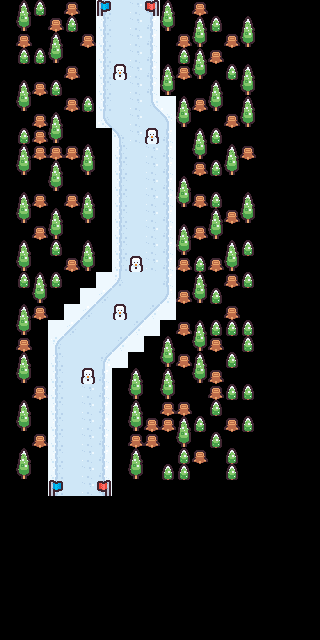

This game map was drawn from its Tiled (.tmx) file and the tilesets committed beside it. A one-line description and the full map source follow:
An orthogonal 20x40 tile map with 16x16 px tiles, 2 tile layers (Path, Decoration) and 7 objects (Trail, Player).

<map version="1.10" tiledversion="1.11.2" orientation="orthogonal" renderorder="right-down" width="20" height="40" tilewidth="16" tileheight="16" infinite="0" nextlayerid="8" nextobjectid="81">
 <editorsettings>
  <export target="../assets/tiles/Level1.tmx" format="tmx" />
 </editorsettings>
 <properties>
  <property name="Star1" type="int" value="2" />
  <property name="Star2" type="int" value="3" />
  <property name="Star3" type="int" value="4" />
 </properties>
 <tileset firstgid="1" source="tilemap_packed.tsx" />
 <layer id="1" name="Path" width="20" height="40">
  <data encoding="csv">
0,0,0,0,0,0,2,3,4,5,0,0,0,0,0,0,0,0,0,0,
0,0,0,0,0,0,2,3,4,5,0,0,0,0,0,0,0,0,0,0,
0,0,0,0,0,0,2,3,4,5,0,0,0,0,0,0,0,0,0,0,
0,0,0,0,0,0,2,3,4,5,0,0,0,0,0,0,0,0,0,0,
0,0,0,0,0,0,2,3,4,5,0,0,0,0,0,0,0,0,0,0,
0,0,0,0,0,0,2,3,4,5,0,0,0,0,0,0,0,0,0,0,
0,0,0,0,0,0,2,3,4,16,17,0,0,0,0,0,0,0,0,0,
0,0,0,0,0,0,25,3,4,3,18,0,0,0,0,0,0,0,0,0,
0,0,0,0,0,0,0,51,4,3,5,0,0,0,0,0,0,0,0,0,
0,0,0,0,0,0,0,2,3,4,5,0,0,0,0,0,0,0,0,0,
0,0,0,0,0,0,0,2,3,4,5,0,0,0,0,0,0,0,0,0,
0,0,0,0,0,0,0,2,3,4,5,0,0,0,0,0,0,0,0,0,
0,0,0,0,0,0,0,2,3,4,5,0,0,0,0,0,0,0,0,0,
0,0,0,0,0,0,0,2,3,4,5,0,0,0,0,0,0,0,0,0,
0,0,0,0,0,0,0,2,3,4,5,0,0,0,0,0,0,0,0,0,
0,0,0,0,0,0,0,2,3,4,5,0,0,0,0,0,0,0,0,0,
0,0,0,0,0,0,0,2,3,4,5,0,0,0,0,0,0,0,0,0,
0,0,0,0,0,0,1,15,3,3,5,0,0,0,0,0,0,0,0,0,
0,0,0,0,0,1,26,3,3,3,30,0,0,0,0,0,0,0,0,0,
0,0,0,0,1,26,3,3,3,41,1,0,0,0,0,0,0,0,0,0,
0,0,0,1,26,3,3,3,41,1,0,0,0,0,0,0,0,0,0,0,
0,0,0,13,3,3,3,41,1,0,0,0,0,0,0,0,0,0,0,0,
0,0,0,2,3,3,52,1,0,0,0,0,0,0,0,0,0,0,0,0,
0,0,0,2,3,4,5,0,0,0,0,0,0,0,0,0,0,0,0,0,
0,0,0,2,3,4,5,0,0,0,0,0,0,0,0,0,0,0,0,0,
0,0,0,2,3,4,5,0,0,0,0,0,0,0,0,0,0,0,0,0,
0,0,0,2,3,4,5,0,0,0,0,0,0,0,0,0,0,0,0,0,
0,0,0,2,3,4,5,0,0,0,0,0,0,0,0,0,0,0,0,0,
0,0,0,2,3,4,5,0,0,0,0,0,0,0,0,0,0,0,0,0,
0,0,0,2,3,4,5,0,0,0,0,0,0,0,0,0,0,0,0,0,
0,0,0,2,3,4,5,0,0,0,0,0,0,0,0,0,0,0,0,0,
0,0,0,0,0,0,0,0,0,0,0,0,0,0,0,0,0,0,0,0,
0,0,0,0,0,0,0,0,0,0,0,0,0,0,0,0,0,0,0,0,
0,0,0,0,0,0,0,0,0,0,0,0,0,0,0,0,0,0,0,0,
0,0,0,0,0,0,0,0,0,0,0,0,0,0,0,0,0,0,0,0,
0,0,0,0,0,0,0,0,0,0,0,0,0,0,0,0,0,0,0,0,
0,0,0,0,0,0,0,0,0,0,0,0,0,0,0,0,0,0,0,0,
0,0,0,0,0,0,0,0,0,0,0,0,0,0,0,0,0,0,0,0,
0,0,0,0,0,0,0,0,0,0,0,0,0,0,0,0,0,0,0,0,
0,0,0,0,0,0,0,0,0,0,0,0,0,0,0,0,0,0,0,0
</data>
 </layer>
 <objectgroup id="6" name="Trigger">
  <object id="69" x="104" y="0">
   <polygon points="0,0 0,104 48,104 48,0" />
  </object>
  <object id="73" x="104" y="104">
   <polyline points="0,0 0,12 16,32 64,32 64,16 48,0 52,4 64,16" />
  </object>
  <object id="74" x="120" y="140">
   <polyline points="0,0 0,140 48,140 48,-4" />
  </object>
  <object id="75" x="120" y="280">
   <polyline points="0,0 -64,64 0,64 48,16" />
  </object>
  <object id="76" x="56" y="348">
   <polyline points="0,0 0,-4 0,0 0,144 0,148 48,148 48,12 64,0 60,-4 64,0" />
  </object>
  <object id="77" type="Trail" x="168" y="296">
   <polyline points="0,0 0,-16" />
  </object>
 </objectgroup>
 <layer id="3" name="Decoration" width="20" height="40">
  <data encoding="csv">
0,7,31,0,48,0,22,0,0,21,7,0,48,0,0,0,0,0,0,0,
0,19,0,48,31,0,0,0,0,0,19,0,7,31,0,7,0,0,0,0,
0,48,0,7,0,48,0,0,0,0,0,48,19,0,48,19,0,0,0,0,
0,31,31,19,0,0,0,0,0,0,0,31,7,48,0,0,0,0,0,0,
0,0,0,0,48,0,0,70,0,0,7,48,19,0,31,7,0,0,0,0,
0,7,48,31,0,0,0,0,0,0,19,0,0,7,0,19,0,0,0,0,
0,19,0,0,48,31,0,0,0,0,0,7,48,19,0,7,0,0,0,0,
0,0,48,7,0,0,0,0,0,0,0,19,0,0,48,19,0,0,0,0,
0,31,48,19,0,0,0,0,0,70,0,0,7,31,0,0,0,0,0,0,
0,7,48,48,48,7,0,0,0,0,0,0,19,0,7,48,0,0,0,0,
0,19,0,7,0,19,0,0,0,0,0,0,48,31,19,0,0,0,0,0,
0,0,0,19,0,0,0,0,0,0,0,7,0,0,0,0,0,0,0,0,
0,7,48,0,48,7,0,0,0,0,0,19,48,31,0,7,0,0,0,0,
0,19,0,7,0,19,0,0,0,0,0,0,0,7,48,19,0,0,0,0,
0,0,48,19,0,0,0,0,0,0,0,7,48,19,0,0,0,0,0,0,
0,7,0,31,0,7,0,0,0,0,0,19,0,0,7,31,0,0,0,0,
0,19,0,0,48,19,0,0,70,0,0,48,31,48,19,0,0,0,0,0,
0,31,7,31,0,0,0,0,0,0,0,0,7,0,48,31,0,0,0,0,
0,0,19,0,0,0,0,0,0,0,0,48,19,31,0,0,0,0,0,0,
0,7,48,0,0,0,0,70,0,0,0,0,0,0,48,0,0,0,0,0,
0,19,0,0,0,0,0,0,0,0,0,48,7,31,31,31,0,0,0,0,
0,48,0,0,0,0,0,0,0,0,7,0,19,48,0,31,0,0,0,0,
0,7,0,0,0,0,0,0,0,0,19,48,7,0,31,0,0,0,0,0,
0,19,0,0,0,70,0,0,7,0,7,0,19,48,0,0,0,0,0,0,
0,0,48,0,0,0,0,0,19,0,19,0,0,48,31,31,0,0,0,0,
0,7,0,0,0,0,0,0,7,0,48,48,0,31,0,0,0,0,0,0,
0,19,0,0,0,0,0,0,19,48,48,7,31,0,48,31,0,0,0,0,
0,0,48,0,0,0,0,0,48,48,0,19,0,31,0,0,0,0,0,0,
0,7,0,0,0,0,0,0,7,0,0,31,48,0,31,0,0,0,0,0,
0,19,0,0,0,0,0,0,19,0,31,31,0,0,31,0,0,0,0,0,
0,0,0,22,0,0,21,0,0,0,0,0,0,0,0,0,0,0,0,0,
0,0,0,0,0,0,0,0,0,0,0,0,0,0,0,0,0,0,0,0,
0,0,0,0,0,0,0,0,0,0,0,0,0,0,0,0,0,0,0,0,
0,0,0,0,0,0,0,0,0,0,0,0,0,0,0,0,0,0,0,0,
0,0,0,0,0,0,0,0,0,0,0,0,0,0,0,0,0,0,0,0,
0,0,0,0,0,0,0,0,0,0,0,0,0,0,0,0,0,0,0,0,
0,0,0,0,0,0,0,0,0,0,0,0,0,0,0,0,0,0,0,0,
0,0,0,0,0,0,0,0,0,0,0,0,0,0,0,0,0,0,0,0,
0,0,0,0,0,0,0,0,0,0,0,0,0,0,0,0,0,0,0,0,
0,0,0,0,0,0,0,0,0,0,0,0,0,0,0,0,0,0,0,0
</data>
 </layer>
 <objectgroup id="7" name="Spawnpoint">
  <object id="80" name="player start" type="Player" x="124" y="28">
   <point />
  </object>
 </objectgroup>
</map>
